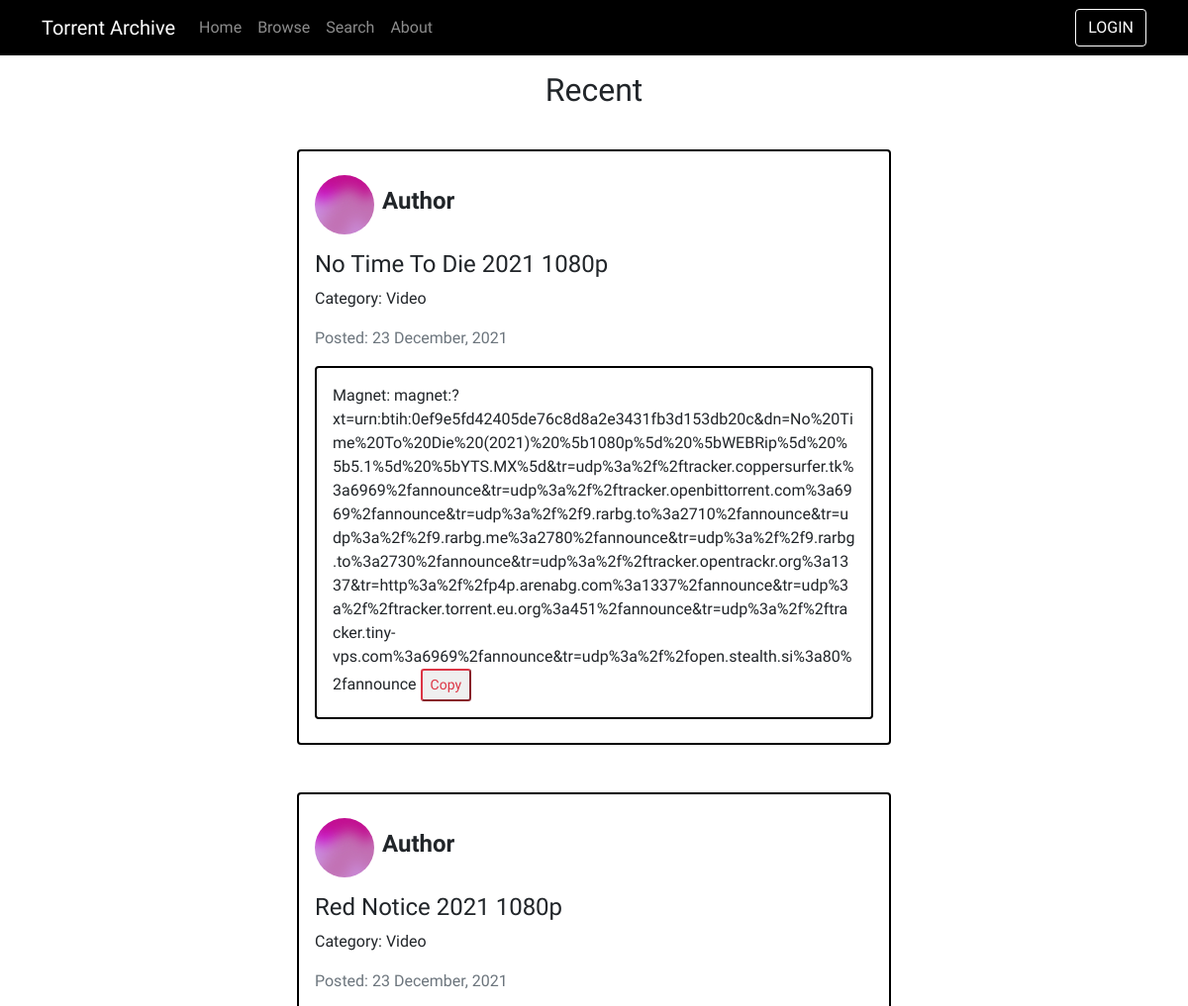
Page /home (upper part) on the earlier database version.
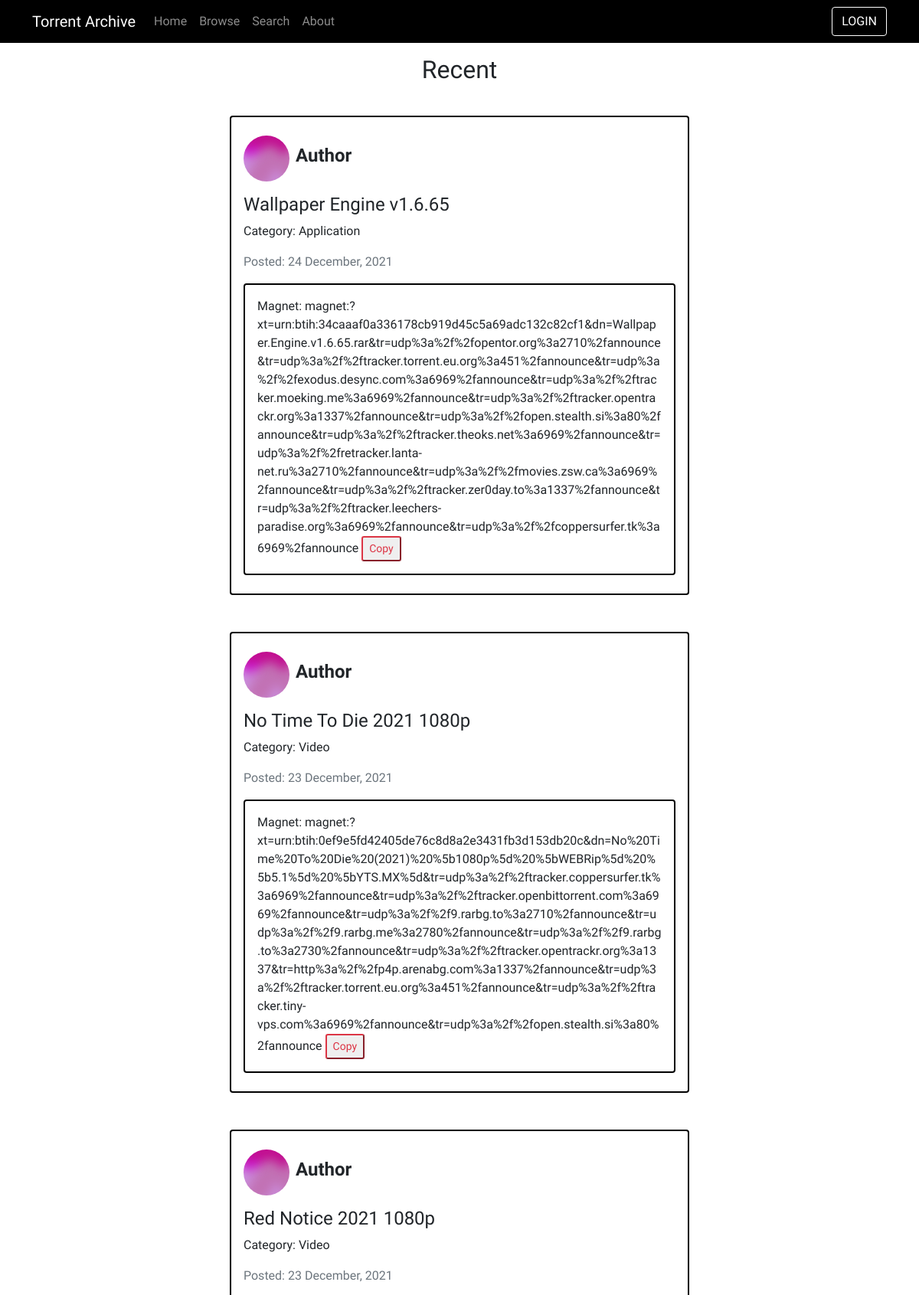
Same page on the later database version.
### website/models.py (models this page shows, shortened)
class Post(db.Model):
    id = db.Column(db.Integer, primary_key=True)
    title = db.Column(db.String(60), nullable=False)
    date_posted = db.Column(db.DateTime, default=datetime.utcnow, nullable=False)
    category = db.Column(db.String(15), nullable=False)
    magnet_url = db.Column(db.String(500), nullable=False)
    user_id = db.Column(db.Integer, db.ForeignKey('user.id'), nullable=False)

### website/views.py (the view)
@views.route("/")
@views.route("/home")
def home():
    page = request.args.get('page', 1, type=int)
    posts = Post.query.order_by(Post.date_posted.desc()).paginate(per_page=5, page=page)
    return render_template("index.html", posts=posts)

### website/templates/index.html (shortened to what this page needs)
{% extends "base.html" %}  {% block body %}
<main class="center">
  <h2>Recent</h2>
  {% for post in posts.items%}
  <div class="card py-2 mb-5" style="width: 50vw">
    <div class="card-body">
      <div class="d-felx">
        <div class="author d-flex align-items-center pb-2">
          <img
            class="author-img"
            src="{{ url_for('static', filename='author.svg') }}"
          />
          <h4 class="ps-2"><strong>Author</strong></h4>
        </div>
        <h4 class="my-2">{{ post.title }}</h4>
        <p>Category: {{ post.category }}</p>
        <p class="text-muted">
          Posted: {{ post.date_posted.strftime("%d %B, %Y") }}
        </p>
        <div class="card">
          <div class="card-body">
            Magnet: {{ post.magnet_url }}
            <button
              class="btn-sm btn-outline-danger"
              onclick="copyToClipboard('{{ post.magnet_url }}')"
            >
              Copy
            </button>
          </div>
        </div>
      </div>
    </div>
  </div>
  {% endfor %}
</main>
{% endblock body %}

### website/templates/base.html (shortened to what this page needs)
<!DOCTYPE html>
<html lang="en">
  <head>
    <link
      href="https://cdn.jsdelivr.net/npm/bootstrap@5.0.2/dist/css/bootstrap.min.css"
      rel="stylesheet"
    />
    <link rel="stylesheet" href="{{url_for('static', filename='style.css')}}" />
  </head>
  <body>
    <nav
      class="navbar navbar-expand-lg navbar-dark nav-bg-dark sticky-top mb-3"
    >
      <div class="container">
        <a class="navbar-brand" href="{{ url_for('views.home') }}"
          >Torrent Archive</a
        >
        <div class="collapse navbar-collapse" id="navbarTogglerDemo01">
          <ul class="navbar-nav me-auto mb-2 mb-lg-0">
            <li class="nav-item">
              <a
                class="nav-link"
                aria-current="page"
                href="{{ url_for('views.home') }}"
                >Home</a
              >
            </li>
            <li class="nav-item">
              <a
                class="nav-link"
                aria-current="page"
                href="{{ url_for('views.browse') }}"
                >Browse</a
              >
            </li>
            <li class="nav-item">
              <a
                class="nav-link"
                aria-current="page"
                href="{{ url_for('views.search') }}"
                >Search</a
              >
            </li>
            <li class="nav-item">
              <a class="nav-link" href="{{ url_for('views.about') }}">About</a>
            </li>
          </ul>
          <div class="d-flex">
            {% if current_user.is_authenticated %}
            <form action="{{url_for('views.post')}}">
              <input type="submit" value="POST" class="btn btn-nav" />
            </form>
            <form action="{{url_for('views.logout')}}" class="ms-2">
              <input type="submit" value="LOGOUT" class="btn btn-nav" />
            </form>
            {%else%}
            <form action="{{url_for('views.login')}}">
              <input type="submit" value="LOGIN" class="btn btn-nav" />
            </form>
            {%endif%}
          </div>
        </div>
      </div>
    </nav>
    <div class="container">
       {% block body %}{% endblock %}
    </div>
  </body>
</html>

### website/static/style.css (style rules this page uses)
.center { display: flex; align-items: center; flex-direction: column; }
.author-img { width: 60px; height: 60px; }
.card { position: relative; display: flex; flex-direction: column; min-width: 0; word-wrap: break-word; background-color: #fff; background-clip: border-box; border: 2px solid rgb(0, 0, 0); border-radius: 0.25rem; }
.btn-nav { color: rgb(255, 255, 255); background-color: #000000; border: 1px solid #ffffff; }

### website/templates/base.html (style rules this page uses)
body { font-family: "Fira Sans", sans-serif; }
.nav-bg-dark { background-color: #000000; }

Differences in the rows shown:
added Post: title "Wallpaper Engine v1.6.65", category "Application", date_posted "24 December, 2021", magnet_url "magnet:?xt=urn:btih:34caaaf0a336178cb919d45c5a69adc132c82cf1&dn=Wallpaper.Engine.v1.6.65.rar&tr=udp%3a%2f%2fopentor.org%3a2710%2fannounce&tr=udp%3a%2f%2ftracker.torrent.eu.org%3a451%2fannounce&tr=udp%3a%2f%2fexodus.desync.com%3a6969%2fannounce&tr=udp%3a%2f%2ftracker.moeking.me%3a6969%2fannounce&tr=udp%3a%2f%2ftracker.opentrackr.org%3a1337%2fannounce&tr=udp%3a%2f%2fopen.stealth.si%3a80%2fannounce&tr=udp%3a%2f%2ftracker.theoks.net%3a6969%2fannounce&tr=udp%3a%2f%2fretracker.lanta-net.ru%3a2710%2fannounce&tr=udp%3a%2f%2fmovies.zsw.ca%3a6969%2fannounce&tr=udp%3a%2f%2ftracker.zer0day.to%3a1337%2fannounce&tr=udp%3a%2f%2ftracker.leechers-paradise.org%3a6969%2fannounce&tr=udp%3a%2f%2fcoppersurfer.tk%…"
